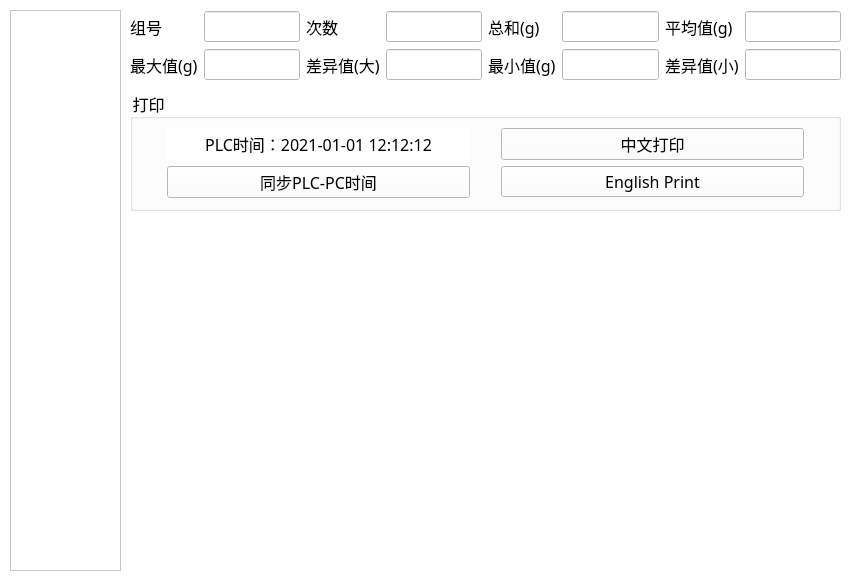
  <widget class="QWidget" name="widget" native="true">
   <property name="geometry">
    <rect>
     <x>2150</x>
     <y>10</y>
     <width>851</width>
     <height>581</height>
    </rect>
   </property>
   <property name="font">
    <font>
     <pointsize>12</pointsize>
    </font>
   </property>
   <property name="styleSheet">
    <string notr="true">background-color: rgb(255, 255, 255);</string>
   </property>
   <widget class="QWidget" name="layoutWidget_3">
    <property name="geometry">
     <rect>
      <x>130</x>
      <y>10</y>
      <width>711</width>
      <height>71</height>
     </rect>
    </property>
    <layout class="QGridLayout" name="gridLayout_13">
     <item row="1" column="1">
      <widget class="QLineEdit" name="lE_GroupMax">
       <property name="enabled">
        <bool>false</bool>
       </property>
       <property name="font">
        <font>
         <family>幼圆</family>
         <pointsize>12</pointsize>
        </font>
       </property>
      </widget>
     </item>
     <item row="1" column="10">
      <widget class="QLineEdit" name="lE_GroupMinRatio">
       <property name="enabled">
        <bool>false</bool>
       </property>
       <property name="font">
        <font>
         <family>幼圆</family>
         <pointsize>12</pointsize>
        </font>
       </property>
      </widget>
     </item>
     <item row="1" column="6">
      <widget class="QLabel" name="label_8">
       <property name="font">
        <font>
         <family>幼圆</family>
         <pointsize>12</pointsize>
        </font>
       </property>
       <property name="text">
        <string>最小值(g)</string>
       </property>
      </widget>
     </item>
     <item row="1" column="9">
      <widget class="QLabel" name="label_29">
       <property name="font">
        <font>
         <family>幼圆</family>
         <pointsize>12</pointsize>
        </font>
       </property>
       <property name="text">
        <string>差异值(小)</string>
       </property>
      </widget>
     </item>
     <item row="1" column="0">
      <widget class="QLabel" name="label_6">
       <property name="font">
        <font>
         <family>幼圆</family>
         <pointsize>12</pointsize>
        </font>
       </property>
       <property name="text">
        <string>最大值(g)</string>
       </property>
      </widget>
     </item>
     <item row="1" column="7">
      <widget class="QLineEdit" name="lE_GroupMin">
       <property name="enabled">
        <bool>false</bool>
       </property>
       <property name="font">
        <font>
         <family>幼圆</family>
         <pointsize>12</pointsize>
        </font>
       </property>
      </widget>
     </item>
     <item row="1" column="5">
      <spacer name="horizontalSpacer_8">
       <property name="orientation">
        <enum>Qt::Horizontal</enum>
       </property>
       <property name="sizeHint" stdset="0">
        <size>
         <width>40</width>
         <height>20</height>
        </size>
       </property>
      </spacer>
     </item>
     <item row="1" column="2">
      <spacer name="horizontalSpacer_9">
       <property name="orientation">
        <enum>Qt::Horizontal</enum>
       </property>
       <property name="sizeHint" stdset="0">
        <size>
         <width>40</width>
         <height>20</height>
        </size>
       </property>
      </spacer>
     </item>
     <item row="1" column="8">
      <spacer name="horizontalSpacer_12">
       <property name="orientation">
        <enum>Qt::Horizontal</enum>
       </property>
       <property name="sizeHint" stdset="0">
        <size>
         <width>40</width>
         <height>20</height>
        </size>
       </property>
      </spacer>
     </item>
     <item row="1" column="3">
      <widget class="QLabel" name="label_34">
       <property name="font">
        <font>
         <family>幼圆</family>
         <pointsize>12</pointsize>
        </font>
       </property>
       <property name="text">
        <string>差异值(大)</string>
       </property>
      </widget>
     </item>
     <item row="1" column="4">
      <widget class="QLineEdit" name="lE_GroupMaxRatio">
       <property name="enabled">
        <bool>false</bool>
       </property>
       <property name="font">
        <font>
         <family>幼圆</family>
         <pointsize>12</pointsize>
        </font>
       </property>
      </widget>
     </item>
     <item row="0" column="10">
      <widget class="QLineEdit" name="lE_GroupAvg">
       <property name="enabled">
        <bool>false</bool>
       </property>
       <property name="font">
        <font>
         <family>幼圆</family>
         <pointsize>12</pointsize>
        </font>
       </property>
      </widget>
     </item>
     <item row="0" column="9">
      <widget class="QLabel" name="label_7">
       <property name="font">
        <font>
         <family>幼圆</family>
         <pointsize>12</pointsize>
        </font>
       </property>
       <property name="text">
        <string>平均值(g)</string>
       </property>
      </widget>
     </item>
     <item row="0" column="7">
      <widget class="QLineEdit" name="lE_GroupSum">
       <property name="enabled">
        <bool>false</bool>
       </property>
       <property name="font">
        <font>
         <family>幼圆</family>
         <pointsize>12</pointsize>
        </font>
       </property>
      </widget>
     </item>
     <item row="0" column="6">
      <widget class="QLabel" name="label_3">
       <property name="font">
        <font>
         <family>幼圆</family>
         <pointsize>12</pointsize>
        </font>
       </property>
       <property name="text">
        <string>总和(g)</string>
       </property>
      </widget>
     </item>
     <item row="0" column="4">
      <widget class="QLineEdit" name="lE_GroupIndex_2">
       <property name="enabled">
        <bool>false</bool>
       </property>
       <property name="font">
        <font>
         <family>幼圆</family>
         <pointsize>12</pointsize>
        </font>
       </property>
      </widget>
     </item>
     <item row="0" column="3">
      <widget class="QLabel" name="label">
       <property name="font">
        <font>
         <family>幼圆</family>
         <pointsize>12</pointsize>
        </font>
       </property>
       <property name="text">
        <string>次数</string>
       </property>
      </widget>
     </item>
     <item row="0" column="1">
      <widget class="QLineEdit" name="lE_GroupNo_2">
       <property name="enabled">
        <bool>false</bool>
       </property>
       <property name="font">
        <font>
         <family>幼圆</family>
         <pointsize>12</pointsize>
        </font>
       </property>
      </widget>
     </item>
     <item row="0" column="0">
      <widget class="QLabel" name="label_9">
       <property name="font">
        <font>
         <family>幼圆</family>
         <pointsize>12</pointsize>
        </font>
       </property>
       <property name="text">
        <string>组号</string>
       </property>
      </widget>
     </item>
    </layout>
   </widget>
   <widget class="QTableWidget" name="tableWidget">
    <property name="geometry">
     <rect>
      <x>10</x>
      <y>10</y>
      <width>111</width>
      <height>561</height>
     </rect>
    </property>
    <property name="font">
     <font>
      <family>幼圆</family>
      <pointsize>12</pointsize>
      <weight>50</weight>
      <italic>false</italic>
      <bold>false</bold>
     </font>
    </property>
    <property name="styleSheet">
     <string notr="true">font: 12pt &quot;幼圆&quot;;</string>
    </property>
   </widget>
   <widget class="QWidget" name="gridLayoutWidget">
    <property name="geometry">
     <rect>
      <x>120</x>
      <y>220</y>
      <width>721</width>
      <height>361</height>
     </rect>
    </property>
    <layout class="QGridLayout" name="gridLayout_One"/>
   </widget>
   <widget class="QGroupBox" name="groupBox_11">
    <property name="geometry">
     <rect>
      <x>130</x>
      <y>90</y>
      <width>711</width>
      <height>121</height>
     </rect>
    </property>
    <property name="font">
     <font>
      <family>幼圆</family>
      <pointsize>12</pointsize>
     </font>
    </property>
    <property name="title">
     <string>打印</string>
    </property>
    <layout class="QGridLayout" name="gridLayout_12" columnstretch="1,12,1,12,1">
     <item row="1" column="3">
      <widget class="QPushButton" name="pB_cmdPrintStartE">
       <property name="font">
        <font>
         <family>幼圆</family>
         <pointsize>12</pointsize>
        </font>
       </property>
       <property name="text">
        <string>English Print</string>
       </property>
      </widget>
     </item>
     <item row="1" column="4">
      <spacer name="horizontalSpacer_16">
       <property name="orientation">
        <enum>Qt::Horizontal</enum>
       </property>
       <property name="sizeHint" stdset="0">
        <size>
         <width>40</width>
         <height>20</height>
        </size>
       </property>
      </spacer>
     </item>
     <item row="1" column="1">
      <widget class="QPushButton" name="pB_synctime">
       <property name="font">
        <font>
         <family>幼圆</family>
         <pointsize>12</pointsize>
        </font>
       </property>
       <property name="text">
        <string>同步PLC-PC时间</string>
       </property>
      </widget>
     </item>
     <item row="0" column="1">
      <widget class="QLabel" name="lb_time">
       <property name="font">
        <font>
         <family>幼圆</family>
         <pointsize>12</pointsize>
        </font>
       </property>
       <property name="text">
        <string>PLC时间：2021-01-01 12:12:12</string>
       </property>
       <property name="alignment">
        <set>Qt::AlignCenter</set>
       </property>
      </widget>
     </item>
     <item row="0" column="3">
      <widget class="QPushButton" name="pB_cmdPrintStart">
       <property name="font">
        <font>
         <family>幼圆</family>
         <pointsize>12</pointsize>
        </font>
       </property>
       <property name="text">
        <string>中文打印</string>
       </property>
      </widget>
     </item>
     <item row="1" column="0">
      <spacer name="horizontalSpacer_13">
       <property name="orientation">
        <enum>Qt::Horizontal</enum>
       </property>
       <property name="sizeHint" stdset="0">
        <size>
         <width>40</width>
         <height>20</height>
        </size>
       </property>
      </spacer>
     </item>
     <item row="1" column="2">
      <spacer name="horizontalSpacer_21">
       <property name="orientation">
        <enum>Qt::Horizontal</enum>
       </property>
       <property name="sizeHint" stdset="0">
        <size>
         <width>40</width>
         <height>20</height>
        </size>
       </property>
      </spacer>
     </item>
    </layout>
   </widget>
   <zorder>layoutWidget_3</zorder>
   <zorder>gridLayoutWidget</zorder>
   <zorder>tableWidget</zorder>
   <zorder>groupBox_11</zorder>
  </widget>
